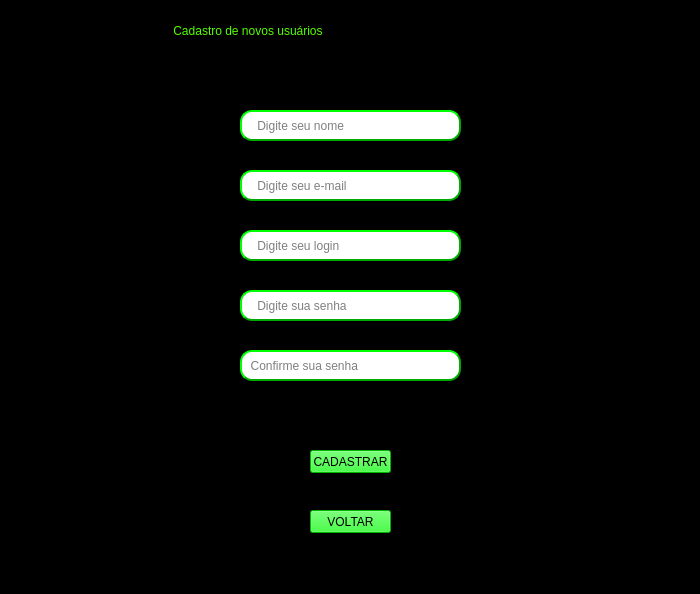
<?xml version="1.0" encoding="UTF-8"?>
<ui version="4.0">
 <class>MainWindow</class>
 <widget class="QMainWindow" name="MainWindow">
  <property name="geometry">
   <rect>
    <x>0</x>
    <y>0</y>
    <width>700</width>
    <height>594</height>
   </rect>
  </property>
  <property name="maximumSize">
   <size>
    <width>741</width>
    <height>600</height>
   </size>
  </property>
  <property name="windowTitle">
   <string>MainWindow</string>
  </property>
  <property name="styleSheet">
   <string notr="true">background-color: rgb(0, 0, 0);</string>
  </property>
  <widget class="QWidget" name="centralwidget">
   <widget class="QLabel" name="label">
    <property name="geometry">
     <rect>
      <x>170</x>
      <y>10</y>
      <width>341</width>
      <height>41</height>
     </rect>
    </property>
    <property name="styleSheet">
     <string notr="true">color:rgb(85, 255, 0);
font: 14pt &quot;AkzeleratCondensed&quot;;
font: 22pt &quot;ELEGANCE&quot;;
</string>
    </property>
    <property name="text">
     <string> Cadastro de novos usuários</string>
    </property>
   </widget>
   <widget class="QLineEdit" name="lineEdit">
    <property name="geometry">
     <rect>
      <x>240</x>
      <y>110</y>
      <width>221</width>
      <height>31</height>
     </rect>
    </property>
    <property name="styleSheet">
     <string notr="true">
border-width: 2px;
font: 16pt &quot;MS Shell Dlg 2&quot;;
background-color: rgb(255, 255, 255);
border-radius: 12px;
border-style: outset;
border-color: rgb(0, 170, 0);
placeHoldertext-color: rgb(255, 255, 255)</string>
    </property>
    <property name="inputMask">
     <string/>
    </property>
    <property name="text">
     <string/>
    </property>
    <property name="placeholderText">
     <string>    Digite seu nome</string>
    </property>
   </widget>
   <widget class="QLineEdit" name="lineEdit_2">
    <property name="geometry">
     <rect>
      <x>240</x>
      <y>230</y>
      <width>221</width>
      <height>31</height>
     </rect>
    </property>
    <property name="styleSheet">
     <string notr="true">border-width: 2px;
font: 16pt &quot;MS Shell Dlg 2&quot;;
background-color: rgb(255, 255, 255);
border-radius: 12px;
border-style: outset;
border-color: rgb(0, 170, 0);
</string>
    </property>
    <property name="placeholderText">
     <string>    Digite seu login</string>
    </property>
   </widget>
   <widget class="QLineEdit" name="lineEdit_3">
    <property name="geometry">
     <rect>
      <x>240</x>
      <y>290</y>
      <width>221</width>
      <height>31</height>
     </rect>
    </property>
    <property name="styleSheet">
     <string notr="true">border-width: 2px;
font: 16pt &quot;MS Shell Dlg 2&quot;;
background-color: rgb(255, 255, 255);
border-radius: 12px;
border-style: outset;
border-color: rgb(0, 170, 0);
</string>
    </property>
    <property name="echoMode">
     <enum>QLineEdit::Password</enum>
    </property>
    <property name="placeholderText">
     <string>    Digite sua senha</string>
    </property>
   </widget>
   <widget class="QLineEdit" name="lineEdit_4">
    <property name="geometry">
     <rect>
      <x>240</x>
      <y>350</y>
      <width>221</width>
      <height>31</height>
     </rect>
    </property>
    <property name="styleSheet">
     <string notr="true">border-width: 2px;
font: 16pt &quot;MS Shell Dlg 2&quot;;
background-color: rgb(255, 255, 255);
border-radius: 12px;
border-style: outset;
border-color: rgb(0, 170, 0);
</string>
    </property>
    <property name="text">
     <string/>
    </property>
    <property name="echoMode">
     <enum>QLineEdit::Password</enum>
    </property>
    <property name="placeholderText">
     <string>  Confirme sua senha</string>
    </property>
   </widget>
   <widget class="QPushButton" name="pushButton">
    <property name="geometry">
     <rect>
      <x>310</x>
      <y>450</y>
      <width>81</width>
      <height>23</height>
     </rect>
    </property>
    <property name="styleSheet">
     <string notr="true">background-color: rgb(0, 255, 0);
font: 75 8pt &quot;a_FuturaOrto&quot;;</string>
    </property>
    <property name="text">
     <string>CADASTRAR</string>
    </property>
   </widget>
   <widget class="QPushButton" name="pushButton_2">
    <property name="geometry">
     <rect>
      <x>310</x>
      <y>510</y>
      <width>81</width>
      <height>23</height>
     </rect>
    </property>
    <property name="styleSheet">
     <string notr="true">background-color: rgb(0, 255, 0);
font: 75 8pt &quot;a_FuturaOrto&quot;;</string>
    </property>
    <property name="text">
     <string>VOLTAR</string>
    </property>
   </widget>
   <widget class="QLabel" name="label_2">
    <property name="geometry">
     <rect>
      <x>290</x>
      <y>410</y>
      <width>161</width>
      <height>20</height>
     </rect>
    </property>
    <property name="styleSheet">
     <string notr="true">color: rgb(0, 255, 0);</string>
    </property>
    <property name="text">
     <string/>
    </property>
   </widget>
   <widget class="QLineEdit" name="lineEdit_5">
    <property name="geometry">
     <rect>
      <x>240</x>
      <y>170</y>
      <width>221</width>
      <height>31</height>
     </rect>
    </property>
    <property name="styleSheet">
     <string notr="true">
border-width: 2px;
font: 16pt &quot;MS Shell Dlg 2&quot;;
background-color: rgb(255, 255, 255);
border-radius: 12px;
border-style: outset;
border-color: rgb(0, 170, 0);
placeHoldertext-color: rgb(255, 255, 255)</string>
    </property>
    <property name="inputMask">
     <string/>
    </property>
    <property name="text">
     <string/>
    </property>
    <property name="placeholderText">
     <string>    Digite seu e-mail</string>
    </property>
   </widget>
   <widget class="QLabel" name="label_3">
    <property name="geometry">
     <rect>
      <x>480</x>
      <y>240</y>
      <width>131</width>
      <height>16</height>
     </rect>
    </property>
    <property name="styleSheet">
     <string notr="true">color: rgb(0, 255, 0);</string>
    </property>
    <property name="text">
     <string/>
    </property>
   </widget>
  </widget>
  <widget class="QMenuBar" name="menubar">
   <property name="geometry">
    <rect>
     <x>0</x>
     <y>0</y>
     <width>700</width>
     <height>21</height>
    </rect>
   </property>
  </widget>
  <widget class="QStatusBar" name="statusbar"/>
 </widget>
 <resources/>
 <connections/>
</ui>
